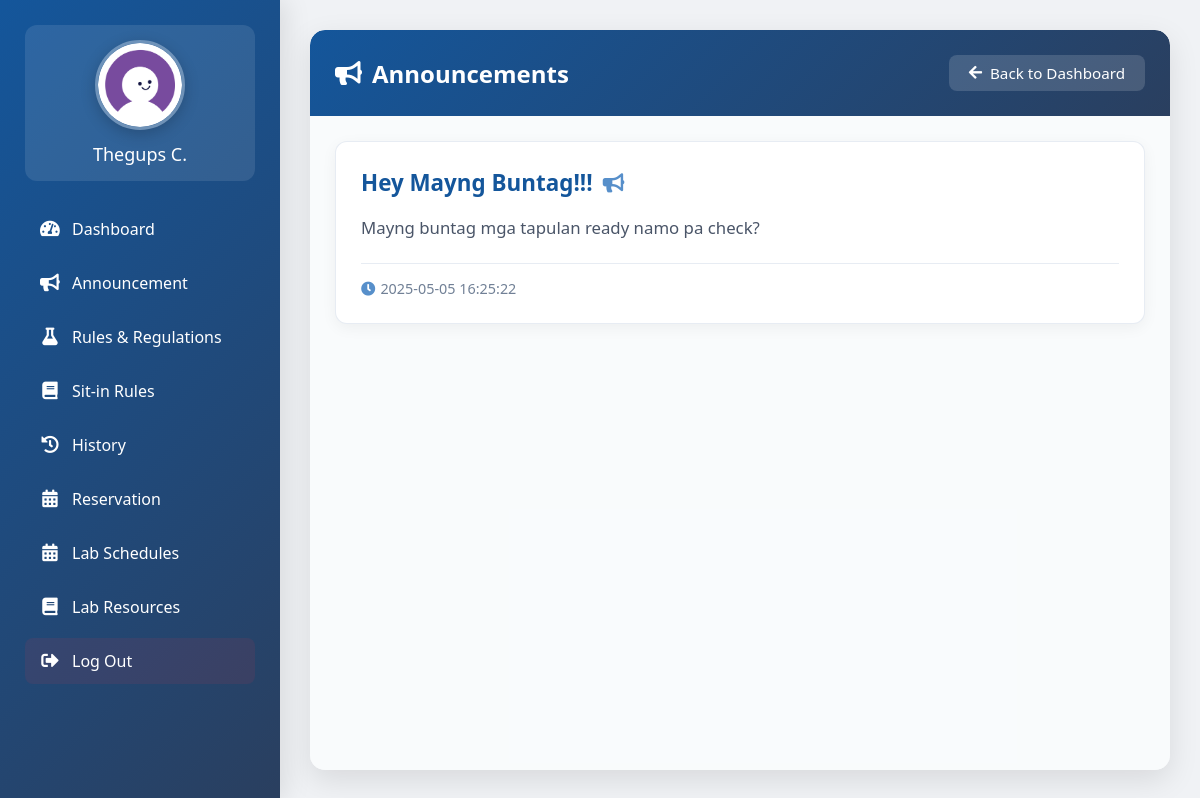
The app's page /viewAnnouncement.php (signed in), older data.
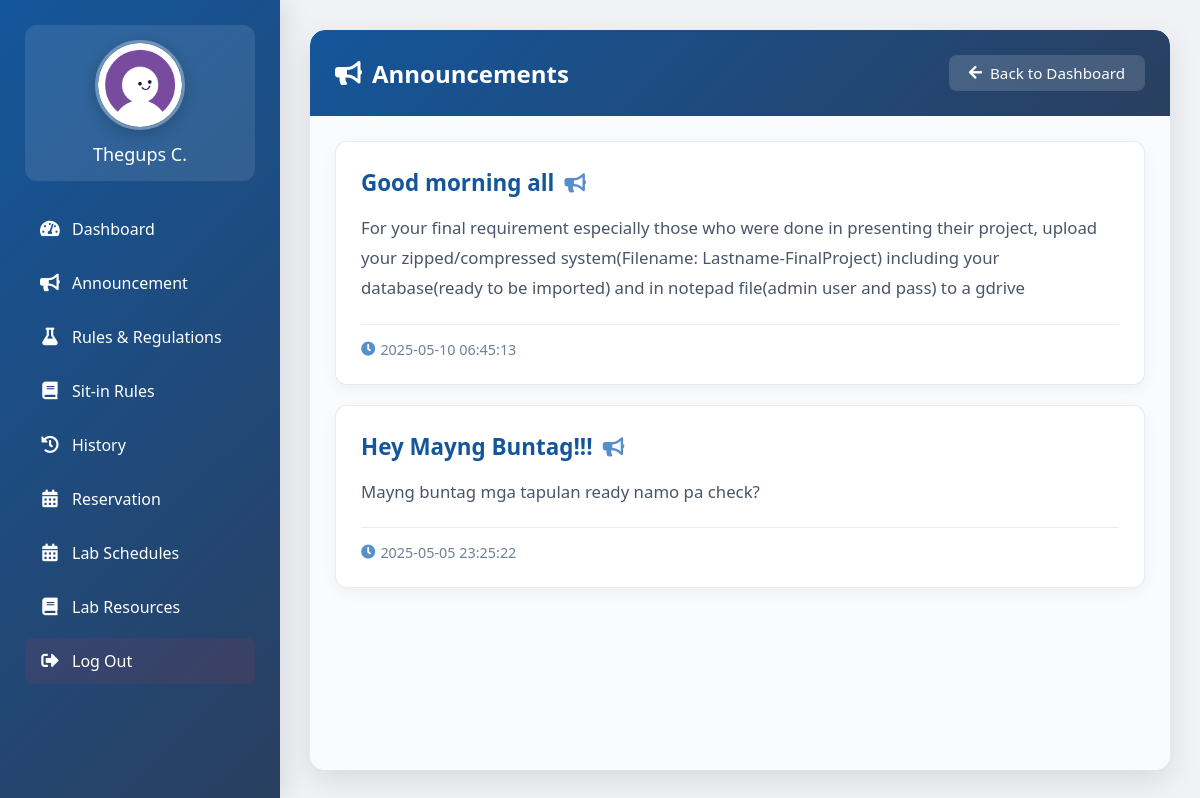
The same page, newer data.
### tables this page shows
CREATE TABLE `announcements` (
  `TITLE` varchar(255) NOT NULL,
  `CONTENT` varchar(255) NOT NULL,
  `CREATED_AT` timestamp NOT NULL DEFAULT current_timestamp() ON UPDATE current_timestamp()
);

### viewAnnouncement.php (the view, shortened to what this page needs)
<?php
include("connector.php");
$username = $_SESSION['Username'];
$query = "SELECT PROFILE_PIC, FIRSTNAME, MIDNAME, LASTNAME FROM user WHERE USERNAME = '$username'";
$result = mysqli_query($con, $query);
if ($result && mysqli_num_rows($result) > 0) {
    $row = mysqli_fetch_assoc($result);
    $profile_pic = !empty($row['PROFILE_PIC']) ? htmlspecialchars($row['PROFILE_PIC']) : 'default.jpg';
    $user_name = htmlspecialchars($row['LASTNAME'] . ' ' . substr($row['FIRSTNAME'], 0, 1) . '.');
} else {
    $profile_pic = 'default.jpg';
    $user_name = 'User';
}
$announcements = $con->query("SELECT * FROM announcements ORDER BY created_at DESC");
?>
<!DOCTYPE html>
<html lang="en">
<head>
    <link rel="stylesheet" href="https://cdnjs.cloudflare.com/ajax/libs/font-awesome/5.15.3/css/all.min.css">
</head>
<body>
<div class="sidebar">
    <a href="profile.php" class="profile-link">
        <img src="uploads/<?php echo $profile_pic; ?>" alt="Profile Picture">
        <div class="user-name"><?php echo $user_name; ?></div>
    </a>
    <div class="nav-links">
        <a href="dashboard.php"><i class="fas fa-tachometer-alt"></i> Dashboard</a>
        <a href="viewAnnouncement.php"><i class="fas fa-bullhorn"></i> Announcement</a>
        <a href="labRules&Regulations.php"><i class="fas fa-flask"></i> Rules & Regulations</a>
        <a href="sitinrules.php"><i class="fas fa-book"></i> Sit-in Rules</a>
        <a href="history.php"><i class="fas fa-history"></i> History</a>
        <a href="reservation.php"><i class="fas fa-calendar-alt"></i> Reservation</a>
        <a href="labschedule.php"><i class="fas fa-calendar-alt"></i> Lab Schedules</a>
        <a href="viewlabresources.php"><i class="fas fa-book"></i> Lab Resources</a>
        <a href="login.php" class="logout-button"><i class="fas fa-sign-out-alt"></i> Log Out</a>
    </div>
</div>
<div class="content">
    <div class="announcement-container">
        <div class="announcement-title">
            <h1>
                <i class="fas fa-bullhorn"></i>
                Announcements
            </h1>
            <a href="dashboard.php" class="back-button">
                <i class="fas fa-arrow-left"></i>
                Back to Dashboard
            </a>
        </div>
        <div class="announcements-list">
            <?php while ($announcement = $announcements->fetch_assoc()) { ?>
                <div class="announcement">
                    <h2><?php echo htmlspecialchars($announcement['TITLE']); ?><i class="fas fa-bullhorn"></i></h2>
                    <p><?php echo nl2br(htmlspecialchars($announcement['CONTENT'])); ?></p>
                    <small><i class="fas fa-clock"></i><?php echo htmlspecialchars($announcement['CREATED_AT']); ?></small>
                </div>
            <?php } ?>
        </div>
    </div>
</div>
</body>
</html>

Row changes from the older to the newer data that the page shows:
added announcements: TITLE "Good morning all", CONTENT "For your final requirement especially those who were done in presenting their project, upload your zipped/compressed system(Filename: Lastname-FinalProject) including your database(ready to be imported) and in notepad file(admin user and pass) to a gdrive", CREATED_AT "2025-05-10 06:45:13"
changed announcements "Hey Mayng Buntag!!!": CREATED_AT "2025-05-05 16:25:22" → "2025-05-05 23:25:22"
